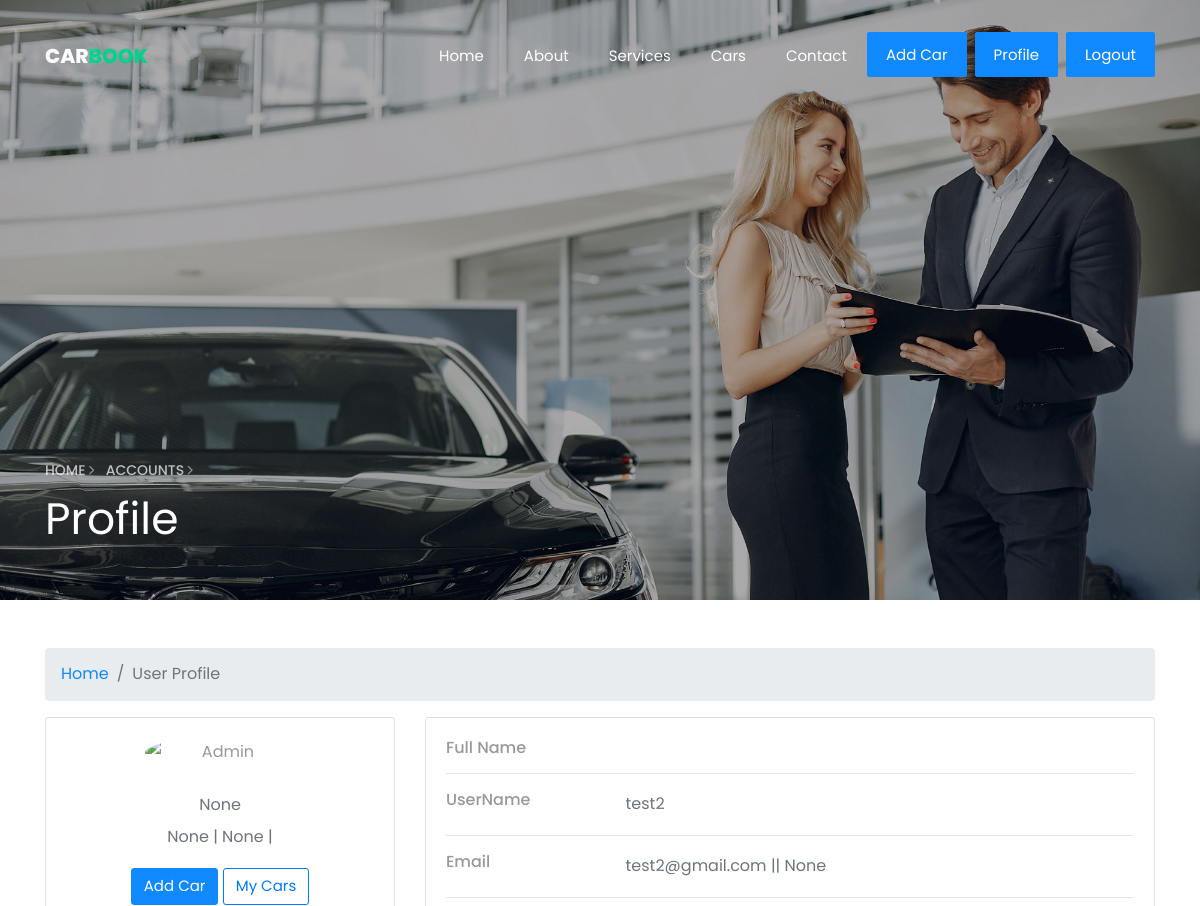
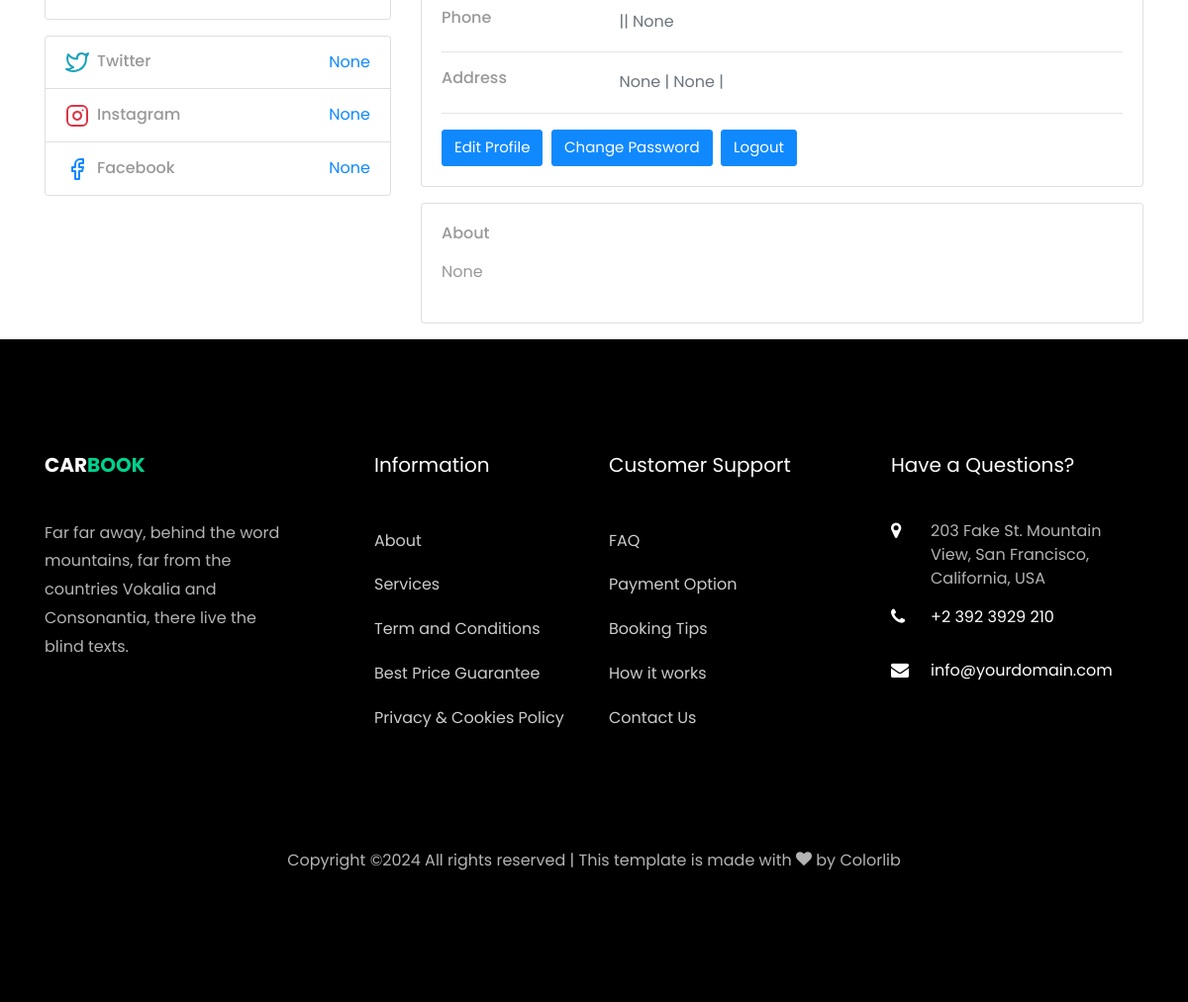
Page /accounts/profile/ (signed in) on the committed database (2 pictures, top to bottom).
### accounts/models.py (models this page shows, shortened)
class Profile(models.Model):
    user = models.OneToOneField(User,on_delete=models.CASCADE)
    phone_number_1 = models.CharField(max_length=20)
    phone_number_2 = models.CharField(max_length=20,blank=True , null=True)
    image = models.ImageField(upload_to='users/')
    about = models.TextField(max_length=4000 , blank=True , null=True)
    country = models.CharField(max_length=50 ,blank=True, null=True)
    company = models.CharField(max_length=100 ,blank=True, null=True)
    address_line_1 = models.CharField( max_length=50 , blank=True)
    address_line_2 = models.CharField( max_length=50 , blank=True)
    fb_link = models.URLField( max_length=200 , blank=True , null=True)
    twitter_link = models.URLField( max_length=200, blank=True , null=True)
    instagram_link = models.URLField( max_length=200, blank=True , null=True)
    headline = models.CharField(max_length=50 , blank=True, null=True)
    city = models.CharField(max_length=50 ,blank=True, null=True)
    email_2 = models.CharField(blank=True , null=True, max_length=50)
    def full_name(self):
        return f'{self.user.first_name} {self.user.last_name}'
    def full_address(self):
        return f"{self.country} | {self.city} | {self.address_line_1} {self.address_line_2}"

### accounts/views.py (the view)
# urls.py: path('profile/' , views.profile , name='profile'),
def profile(request):
    profile=Profile.objects.get(user=request.user)
    return render(request,'profile/profile.html',{'profile':profile})

### accounts/templates/profile/profile.html (shortened to what this page needs)
{% extends 'base.html' %}
{% load django_bootstrap5 %}
{% load static %}
{% block body %}
<section class="hero-wrap hero-wrap-2 js-fullheight" style="background-image: url('{% static 'images/bg_3.jpg'%}');"
    data-stellar-background-ratio="0.5">
    <div class="overlay"></div>
    <div class="container">
        <div class="row no-gutters slider-text js-fullheight align-items-end justify-content-start">
            <div class="col-md-9 ftco-animate pb-5">
                <p class="breadcrumbs"><span class="mr-2"><a href="/">Home <i
                                class="ion-ios-arrow-forward"></i></a></span> <span>Accounts <i
                            class="ion-ios-arrow-forward"></i></span></p>
                <h1 class="mb-3 bread">Profile</h1>
            </div>
        </div>
    </div>
</section>
<div class="container">
    <div class="main-body">
        <nav aria-label="breadcrumb" class="main-breadcrumb mt-5">
            <ol class="breadcrumb">
                <li class="breadcrumb-item"><a href="/">Home</a></li>
                <li class="breadcrumb-item active" aria-current="page">User Profile</li>
            </ol>
        </nav>
        <div class="row gutters-sm">
            <div class="col-md-4 mb-3">
                <div class="card">
                    <div class="card-body">
                        <div class="d-flex flex-column align-items-center text-center">
                            {% if profile.image %}
                            <img src="{{profile.image.url}}" alt="Admin" class="rounded-circle" width="150">
                            {% else %}
                            <img src="https://bootdey.com/img/Content/avatar/avatar7.png" alt="Admin"
                                class="rounded-circle" width="150">
                            {% endif %}
                            <div class="mt-3">
                                <p class="text-muted mb-1">{{profile.headline}}</p>
                                <p class="text-muted font-size-sm">{{profile.full_address}}</p>
                                <a href="{% url 'car_new'%}" class="btn btn-primary">Add Car</a>
                                <a href="{% url 'my_cars' %}" class="btn btn-outline-primary">My Cars</a>
                            </div>
                        </div>
                    </div>
                </div>
                <div class="card mt-3">
                    <ul class="list-group list-group-flush">
                        <li class="list-group-item d-flex justify-content-between align-items-center flex-wrap">
                            <h6 class="mb-0">Twitter</h6>
                            <span class="text-muted"><a
                                    href="{{profile.twitter_link}}">{{profile.twitter_link}}</a></span>
                        </li>
                        <li class="list-group-item d-flex justify-content-between align-items-center flex-wrap">
                            <h6 class="mb-0">Instagram</h6>
                            <span class="text-muted"><a
                                    href="{{profile.instagram_link}}">{{profile.instagram_link}}</a></span>
                        </li>
                        <li class="list-group-item d-flex justify-content-between align-items-center flex-wrap">
                            <h6 class="mb-0">Facebook</h6>
                            <span class="text-muted"><a href="{{profile.fb_link}}">{{profile.fb_link}}</a></span>
                        </li>
                    </ul>
                </div>
            </div>
            <div class="col-md-8">
                <div class="card mb-3">
                    <div class="card-body">
                        <div class="row">
                            <div class="col-sm-3">
                                <h6 class="mb-0">Full Name</h6>
                            </div>
                            <div class="col-sm-9 text-muted">
                            </div>
                        </div>
                        <hr>
                        <div class="row">
                            <div class="col-sm-3">
                                <h6 class="mb-0">UserName</h6>
                            </div>
                            <div class="col-sm-9 text-muted">
                                {{profile.user.username}}
                            </div>
                        </div>
                        <hr>
                        <div class="row">
                            <div class="col-sm-3">
                                <h6 class="mb-0">Email</h6>
                            </div>
                            <div class="col-sm-9 text-muted">
                                {{profile.user.email}} ||
                                {{profile.email_2}}
                            </div>
                        </div>
                        <hr>
                        <div class="row">
                            <div class="col-sm-3">
                                <h6 class="mb-0">Phone</h6>
                            </div>
                            <div class="col-sm-9 text-muted">
                                {{profile.phone_number_1}} ||
                                {{profile.phone_number_2}}
                            </div>
                        </div>
                        <hr>
                        <div class="row">
                            <div class="col-sm-3">
                                <h6 class="mb-0">Address</h6>
                            </div>
                            <div class="col-sm-9 text-muted">
                                {{profile.full_address}}
                            </div>
                        </div>
                        <hr>
                        <div class="row">
                            <div class="col-sm-12">
                                <a class="btn btn-primary " target="__blank"
                                    href="{% url 'edit_profile' %}">Edit Profile</a>&nbsp;
                                <a class="btn btn-primary " target="__blank" href="{% url 'password_change' %}">Change
                                    Password</a>&nbsp;
                                <a class="btn btn-primary " target="__blank" href="{% url 'logout' %}">Logout</a>&nbsp;
                            </div>
                        </div>
                    </div>
                </div>
                <div class="row gutters-sm">
                    <div class="col-sm-12 mb-3">
                        <div class="card h-100">
                            <div class="card-body">
                                <h6 class="d-flex align-items-center mb-3">About</h6>
                                <p>{{profile.about}}</p>
                            </div>
                        </div>
                    </div>
                </div>
            </div>
        </div>
    </div>
</div>
{% endblock body %}

### static/css/icomoon.css (style rules this page uses)
[class^="icon-"], [class*=" icon-"] { font-family: 'icomoon' !important; speak: none; font-style: normal; font-weight: normal; font-variant: normal; text-transform: none; line-height: 1; -webkit-font-smoothing: antialiased; -moz-osx-font-smoothing: grayscale; }

### rows in the picture
Profile: headline "None", full_address "None | None |", twitter_link "None", instagram_link "None", fb_link "None", user.username "test2", user.email "test2@gmail.com", email_2 "None", phone_number_2 "None", about "None"
